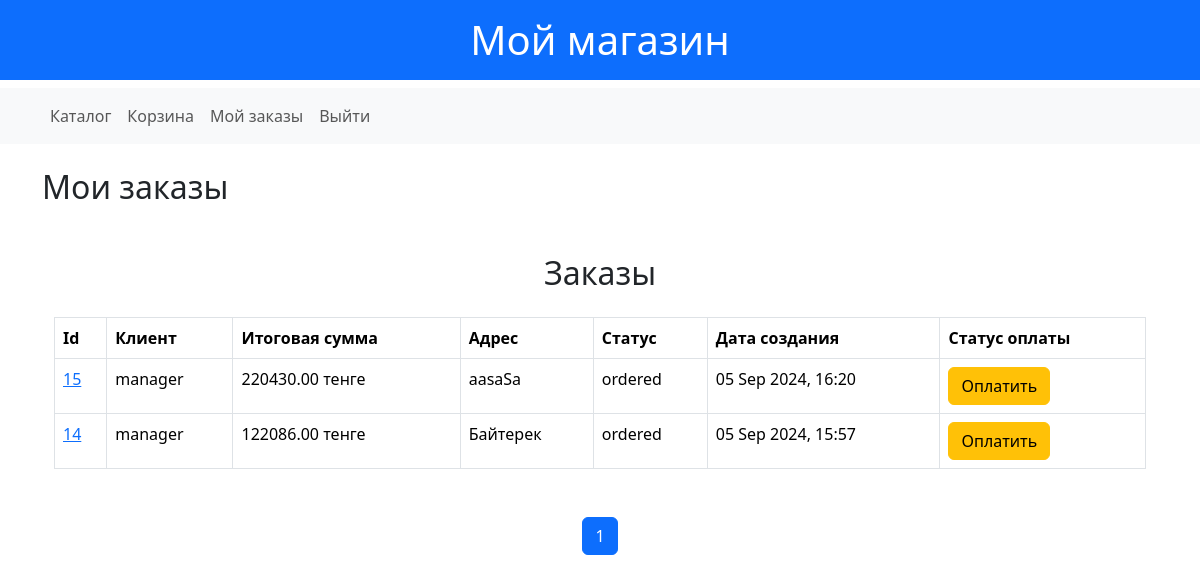
The app's page /my-orders/ (signed in), older data.
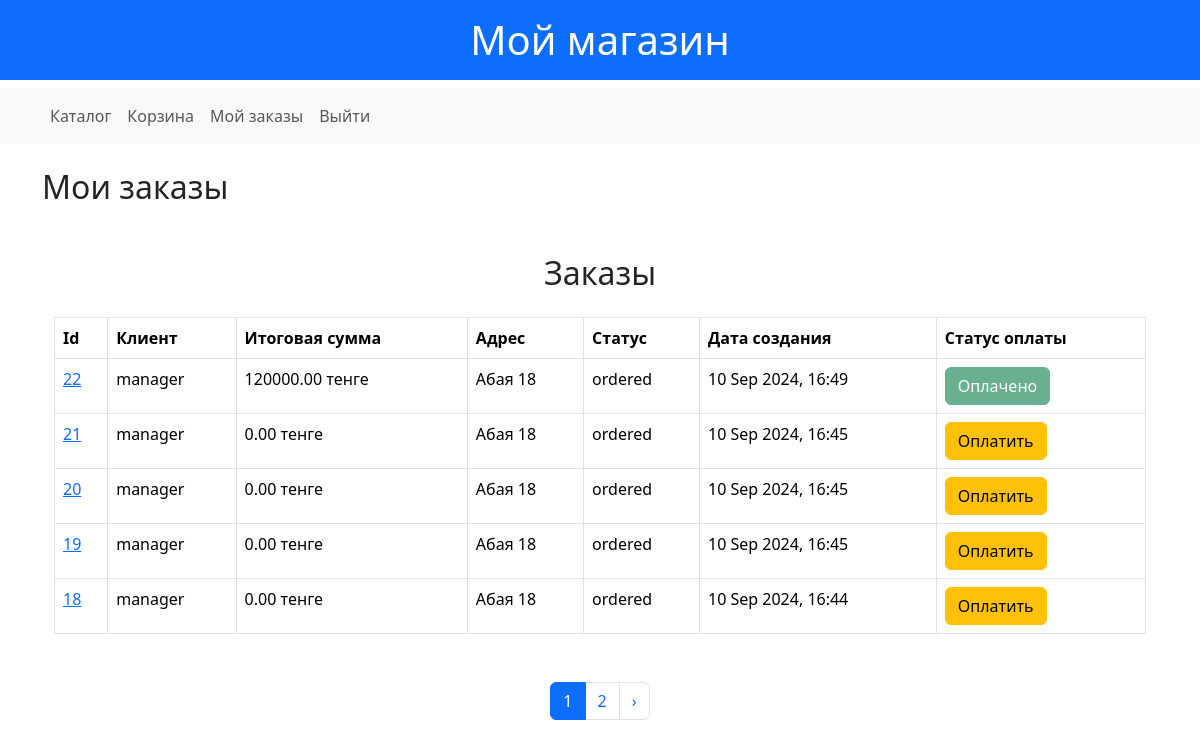
The same page, newer data.
### shop/models.py (models this page shows, shortened)
class Order(models.Model):
    STATUS_CHOICES = [
        ('ordered', 'Заказан'),
        ('shipped', 'Отправлен'),
        ('received', 'Получен'),
        ('canceled', 'Отменен'),
        ('returned', 'Возвращен'),
    ]
    user = models.ForeignKey(User, on_delete=models.CASCADE, related_name='orders')
    total_price = models.DecimalField(max_digits=10, decimal_places=2)
    address = models.CharField(max_length=255)
    status = models.CharField(max_length=10, choices=STATUS_CHOICES, default='ordered')
    payment_status = models.BooleanField(default=False)
    created_at = models.DateTimeField(auto_now_add=True)
    objects = OrderManager()
    class Meta:
        verbose_name = "Заказ"
        verbose_name_plural = "Заказы"

### shop/views.py (the view)
# urls.py: path('my-orders/', UserOrdersView.as_view(), name='user_orders')
class UserOrdersView(LoginRequiredMixin, ListView):
    model = Order
    template_name = 'order/user_orders.html'
    context_object_name = 'orders'
    paginate_by = 5
    def get_queryset(self):
        return Order.objects.filter(user=self.request.user).order_by('-created_at')

### shop/templates/order/user_orders.html (shortened to what this page needs)
{% extends 'shop/base.html' %}
{% block content %}
    <h2>Мои заказы</h2>
    {% if orders %}
    <div class="container mt-5">
        <h2 class="text-center mb-4">Заказы</h2>
        <table class="table table-bordered table-hover">
            <thead class="thead-light">
                <tr>
                    <th scope="col">Id</th>
                    <th scope="col">Клиент</th>
                    <th scope="col">Итоговая сумма</th>
                    <th scope="col">Адрес</th>
                    <th scope="col">Статус</th>
                    <th scope="col">Дата создания</th>
                    <th scope="col">Статус оплаты</th>
                </tr>
            </thead>
            <tbody>
                {% for order in orders %}
                    <tr>
                        <td><a href="{% url 'update_order' order.pk %}">{{ order.pk }}</a></td>
                        <td>{{ order.user.username }}</td>
                        <td>{{ order.total_price }} тенге</td>
                        <td>{{ order.address }}</td>
                        <td>{{ order.status }}</td>
                        <td>{{ order.created_at|date:"d M Y, H:i" }}</td>
                        <td>
                            {% if not order.payment_status %}
                                <a href="{% url 'payment' order.pk %}" class="btn btn-warning">Оплатить</a>
                            {% else %}
                                <button class="btn btn-success" disabled>Оплачено</button>
                            {% endif %}
                        </td>
                    </tr>
                {% endfor %}
            </tbody>
        </table>
        <div class="pagination justify-content-center mt-5">
            <ul class="pagination">
                {% for num in page_obj.paginator.page_range %}
                    {% if num > page_obj.number|add:-2 and num < page_obj.number|add:2 %}
                        {% if page_obj.number == num %}
                            <li class="page-item active">
                                <span class="page-link">{{ num }}</span>
                            </li>
                        {% else %}
                            <li class="page-item">
                                <a class="page-link" href="?page={{ num }}">{{ num }}</a>
                            </li>
                        {% endif %}
                    {% endif %}
                {% endfor %}
                {% if page_obj.has_next %}
                    <li class="page-item">
                        <a class="page-link" href="?page={{ page_obj.next_page_number }}">&rsaquo;</a>
                    </li>
                {% endif %}
            </ul>
        </div>
    </div>
    {% else %}
        <p>У вас пока нет заказов.</p>
    {% endif %}
{% endblock %}

Row changes from the older to the newer data that the page shows:
no longer on this page (row unchanged): Order: pk "15", user.username "manager", total_price "220430.00", address "aasaSa", status "ordered", created_at "05 Sep 2024, 16:20", payment_status "Оплатить"
no longer on this page (row unchanged): Order: pk "14", user.username "manager", total_price "122086.00", address "Байтерек", status "ordered", created_at "05 Sep 2024, 15:57", payment_status "Оплатить"
added Order: pk "22", user.username "manager", total_price "120000.00", address "Абая 18", status "ordered", created_at "10 Sep 2024, 16:49", payment_status "Оплачено"
added Order: pk "21", user.username "manager", total_price "0.00", address "Абая 18", status "ordered", created_at "10 Sep 2024, 16:45", payment_status "Оплатить"
added Order: pk "20", user.username "manager", total_price "0.00", address "Абая 18", status "ordered", created_at "10 Sep 2024, 16:45", payment_status "Оплатить"
added Order: pk "19", user.username "manager", total_price "0.00", address "Абая 18", status "ordered", created_at "10 Sep 2024, 16:45", payment_status "Оплатить"
added Order: pk "18", user.username "manager", total_price "0.00", address "Абая 18", status "ordered", created_at "10 Sep 2024, 16:44", payment_status "Оплатить"
Text that changed along with them:
new list line: "2"
